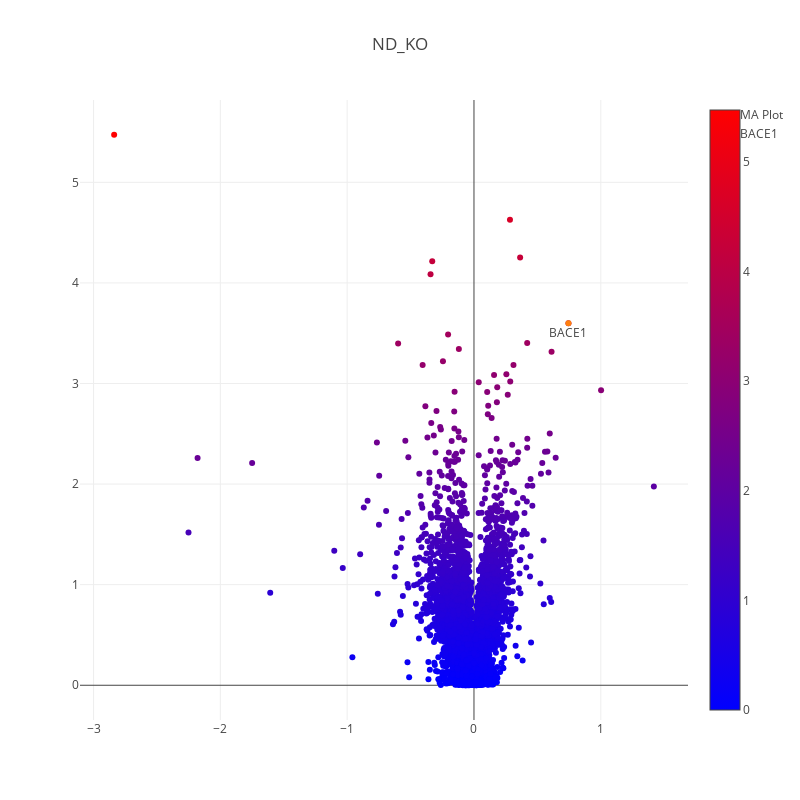

Write notebook code for a chart like this one.
### Code cell
#interactive plot
trace_1 = go.Scatter(
    x=hippo_df['log2_fc_{}'.format(tag)],
    y=hippo_df['log10_{}_pvalue'.format(tag)],
    mode='markers',
    name='MA Plot',
    text = [df.loc[i]['Fasta headers'].split('|')[2].split(';')[0].split(' ')[0] for i in hippo_df.index.values],
    hoverinfo = 'text',
    marker=dict(
        #size=16,
        color = hippo_df['log10_{}_pvalue'.format(tag)], #set color equal to a variable
        colorscale='Bluered',
        showscale=True
    )
)

data = [trace_1]
if bace_index != -1:
    annot_1 = go.Scatter(
    x=[hippo_df.loc[bace_index]['log2_fc_{}'.format(tag)]],
    y=[hippo_df.loc[bace_index]['log10_{}_pvalue'.format(tag)]],
    mode='markers+text',
    name='BACE1',
    text=['BACE1'],
    textposition='bottom center')
    data.append(annot_1)

layout = dict(title=tag,
             width=800,
             height=800,
              
             )

fig = go.Figure(data=data, 
                layout=layout)
iplot(fig, filename='test')

### Figure 1 — Plotly figure (JSON) as saved in the notebook; plotly's stock layout.template omitted (floating-point values rounded to 4 significant figures; data arrays with more than 128 entries replaced by an {"elided": "..."} marker saying what was removed)
{"data": [{"hoverinfo": "text", "marker": {"color": {"elided": "5869 float values"}, "colorscale": "Bluered", "showscale": true}, "mode": "markers", "name": "MA Plot", "text": {"elided": "5869 str values"}, "type": "scatter", "uid": "813a22b3-f805-4931-bcfe-e71db0d37e89", "x": {"elided": "5869 float values"}, "y": {"elided": "5869 float values"}}, {"mode": "markers+text", "name": "BACE1", "text": ["BACE1"], "textposition": "bottom center", "type": "scatter", "uid": "4ce1c1c5-0ba8-42da-b115-1195a09aa349", "x": [0.745], "y": [3.598]}], "layout": {"height": 800, "title": {"text": "ND_KO"}, "width": 800}}
